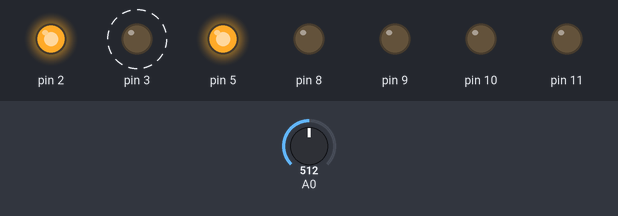
The sketch below on a simulated Arduino Leonardo, built for the host (arithmetic inside an expression is 32-bit, double 64-bit). On the bench: output pins drawn as LEDs (lit = HIGH). Dashed ring = blinking. The inputs (shaded band) are chosen by the test bench; at power-on: A0 = 512. WiFi joins after 1.5 s; servers stay silent unless stated; uploads are accepted with an empty reply; what the sketch prints to the serial monitor is not drawn.

Above: at 2.6 s.
Timing chart, 0 to 6.7 s (numbered marks = the images above):
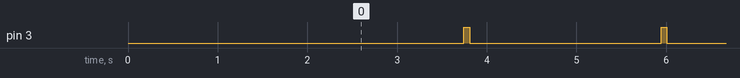

Measured:
- by itself, pin 3: alternates HIGH for 0.06 s and LOW for 2.1 s

The sketch:

iot_arduino.ino
```cpp
#include "WiFiEsp.h"

// Emulate Serial1 on pins 6/7 if not present
#ifndef HAVE_HWSERIAL1
#include "SoftwareSerial.h"
SoftwareSerial Serial1(6, 7); // RX, TX
#endif

#define PERIOD 2000000  // period in us
unsigned long last_us = 0L;
int x=0;
String sensor_val_str;
int status = WL_IDLE_STATUS;     // the Wifi radio's status
char ssid[] = "AndroidAP";            // your network SSID (name)
char pass[] = "sluz7956";        // your network password
char server[] = "192.168.43.186";
char led_arr[4];

// Initialize the Ethernet client object
WiFiEspClient client;

void setup()
{
  //initiate the I/O
  pinMode(2, OUTPUT);
  pinMode(5, OUTPUT);
  pinMode(3, OUTPUT);
  pinMode(8, OUTPUT);
  pinMode(9, OUTPUT);
  pinMode(10, OUTPUT);
  pinMode(11, OUTPUT);

  digitalWrite(5, LOW);
  delay(100);
  digitalWrite(5, HIGH);

  // initialize serial for debugging
  Serial.begin(115200);
  // initialize serial for ESP module
  Serial1.begin(9600);
  // initialize ESP module
  WiFi.init(&Serial1);

  // check for the presence of the shield
  while(WiFi.status() == WL_NO_SHIELD) {
    Serial.println("WiFi shield not present");
    WiFi.init(&Serial1);
    // don't continue
    //while (true);
  }

  digitalWrite(2, LOW);
  digitalWrite(3, LOW);
  // attempt to connect to WiFi network
  while ( status != WL_CONNECTED) {
    Serial.print("Attempting to connect to WPA SSID: ");
    Serial.println(ssid);
    // Connect to WPA/WPA2 network
    status = WiFi.begin(ssid, pass);
  }

  // you're connected now, so print out the data
  Serial.println("You're connected to the network");
  digitalWrite(2, HIGH);

  printWifiStatus();

  Serial.println();
  Serial.println("Starting connection to server...");

}

void loop()
{
/////////////////////////////////////////////////////////////////////////////////////////////////////
  String content = "deviceidField=01234569&inputdataField=";
  for (int i = 0; i < 128; i++) {
    int sensorValue = analogRead(A0);
    if (sensorValue < 10){
      sensor_val_str = "000"+String(sensorValue);
    }
    else if(sensorValue < 100){
      sensor_val_str = "00"+String(sensorValue);
    }
    else if(sensorValue < 1000){
      sensor_val_str = "0"+String(sensorValue);
    }
    else{
      sensor_val_str = String(sensorValue);
    }
    content.concat(sensor_val_str);
    delay(15);
  }
/////////////////////////////////////////////////////////////////////////////////////////////////////

  if (client.connect(server, 3000)) {

    digitalWrite(2, HIGH);

    digitalWrite(3, HIGH);
    Serial.println("Connected to server");
    client.print("POST http://");
    client.print(server);
    client.println(":3000/injectDB HTTP/1.1");
    client.print("Host: ");
    client.print(server);
    client.println(":3000");
    client.println("Connection: keep-alive");
    client.println("Accept: */*");
    client.print("Content-Length: ");
    client.println(content.length());
    client.println("Content-Type: application/x-www-form-urlencoded; charset=UTF-8");
    client.println();
    client.println(content);
    client.println();

    }
  else{
    //digitalWrite(2, LOW);
      //Toggle if it is not connected
      if (x == 0) {
      // Toggle on
      digitalWrite(2, HIGH);
      x = 1;

    } else {
      // Toggle off
      digitalWrite(2, LOW);
      x = 0;
    }
    Serial.println("Not connected to server");
  }

    int k = 0;
    int led_idx = 0;
    int client_flag = 0;
    //last_us = 0L;
    //while(client_flag < 10){
      while (client.available()) {
        char c = client.read();
        Serial.print(c);

        if((k==0)&&(c == 'N')){
          k++;
        }
        else if(k==1){
          if(c == 'U')
            k++;
          else
            k=0;
        }
        else if(k==2){
          if(c == 'M')
            k++;
          else
            k=0;
        }
        else if(k==3){
          if(c == ':')
            k++;
          else
            k=0;
        }
        else if(k==4){
          led_arr[led_idx] = c;
          led_idx++;
          if(led_idx==4){
            client_flag = 2;
            if(led_arr[0]=='0')
              digitalWrite(8, LOW);
            else if(led_arr[0]=='1')
              digitalWrite(8, HIGH);
            if(led_arr[1]=='0')
              digitalWrite(9, LOW);
            else if(led_arr[1]=='1')
              digitalWrite(9, HIGH);
            if(led_arr[2]=='0')
              digitalWrite(10, LOW);
            else if(led_arr[2]=='1')
              digitalWrite(10, HIGH);
            if(led_arr[3]=='0')
              digitalWrite(11, LOW);
            else if(led_arr[3]=='1')
              digitalWrite(11, HIGH);
          }
        }
      /*}
      if (micros () - last_us > PERIOD){
        last_us += PERIOD ;
        Serial.println(client_flag);
        client_flag ++;
      }*/
  }
  client.flush();
  client.stop();
  digitalWrite(3, LOW);


  }


void printWifiStatus()
{
  // print the SSID of the network you're attached to
  Serial.print("SSID: ");
  Serial.println(WiFi.SSID());

  // print your WiFi shield's IP address
  IPAddress ip = WiFi.localIP();
  Serial.print("IP Address: ");
  Serial.println(ip);

  // print the received signal strength
  long rssi = WiFi.RSSI();
  Serial.print("Signal strength (RSSI):");
  Serial.print(rssi);
  Serial.println(" dBm");
}
```
